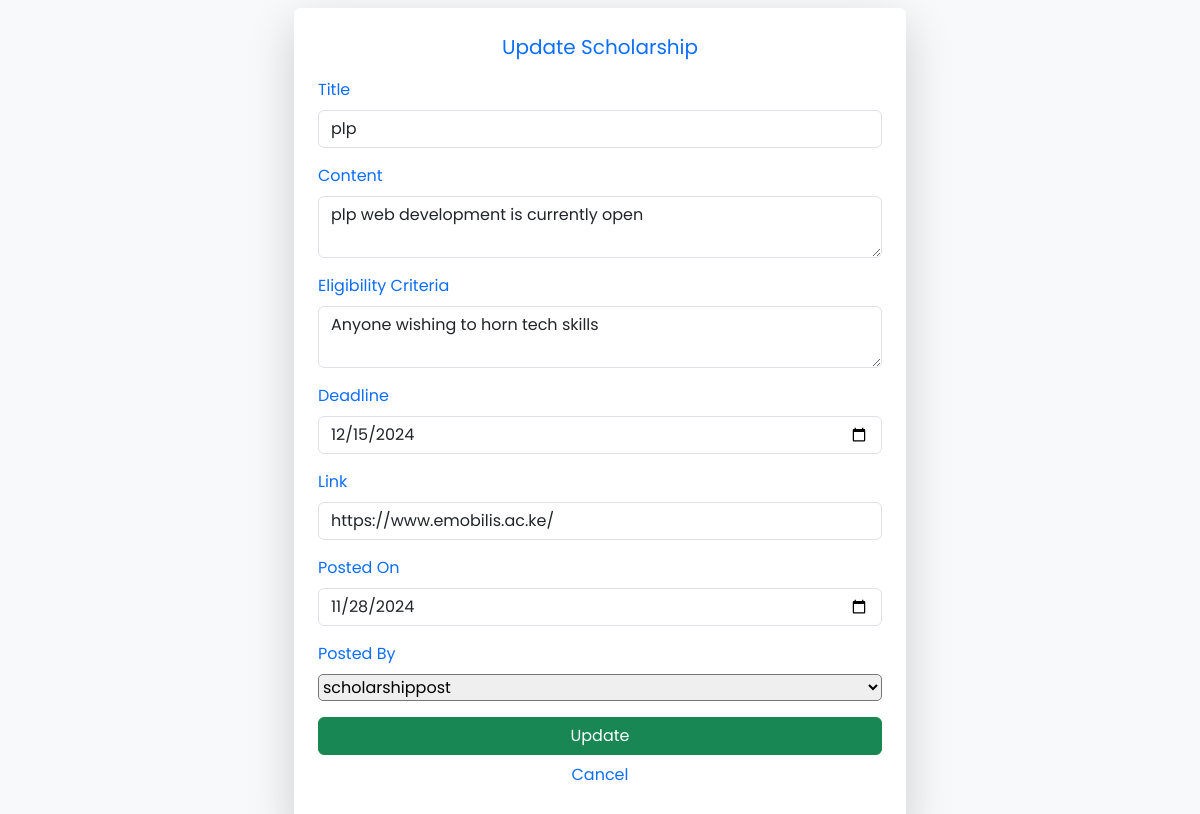
/scholarship_update/update/15/ (signed in), run on the app's committed database.
### scholarship_post/models.py (models this page shows, shortened)
class ScholarshipPost(models.Model):
    title = models.CharField(max_length=100)
    content = models.TextField()
    eligibility_criteria = models.TextField()
    dead_line = models.DateField(default=timezone.now)
    link = models.URLField(blank=True, max_length=255, null=True)
    created_at = models.DateField(default=timezone.now)
    created_by = models.ForeignKey(User, related_name="scholarships", on_delete=models.CASCADE)

### scholarship_post/views.py (the view)
# urls.py: path('scholarship_update/update/<int:pk>/', views.update_scholarship, name='update-scholarship'),
@login_required
def update_scholarship(request, pk):
    scholarship = get_object_or_404(ScholarshipPost, pk=pk)
    if scholarship.created_by != request.user:
        messages.error(request, "You are not authorized to update this post")
        return redirect('scholarship_post:scholarship-detail', pk=pk)
    if request.method == 'POST':
        u_form = ScholarshipPostModelForm(request.POST, instance=scholarship)
        if u_form.is_valid():
            u_form.save()
            messages.success(request, "Scholarship post updated successfully")
            return redirect('scholarship_post:scholarship-blog-list')
    else:
        u_form = ScholarshipPostModelForm(instance=scholarship)
    return render(request, 'scholarship_post/update_scholarship.html', {'u_form': u_form, 'scholarship': scholarship})

### scholarship_post/forms.py
class ScholarshipPostModelForm(forms.ModelForm):
    class Meta:
        model = ScholarshipPost
        fields = ['title', 'content', 'eligibility_criteria',
                'dead_line', 'link', 'created_at', 'created_by'
                ]
        widgets = {
            'title': forms.TextInput(attrs={'class': 'form-control'}),
            'content': forms.Textarea(attrs={'class': 'form-control', 'rows': '2'}),
            'eligibility_criteria': forms.Textarea(attrs={'class': 'form-control', 'rows': '2'}),
            'dead_line': forms.DateInput(attrs={'class': 'form-control', 'type': 'date'}),
            'link': forms.URLInput(attrs={'class': 'form-control'}),
            'created_at': forms.DateInput(attrs={'class': 'form-control', 'type': 'date'}),
        }

### scholarship_post/templates/scholarship_post/update_scholarship.html (shortened to what this page needs)
{% extends 'scholarship_post/index.html'%}
{% load static %}
{% block css%}
    <link rel="stylesheet" href="{% static 'scholarship_post/update.css' %}">
{% endblock css%}
{% block content %}
    <div class="row mt-2 update-scholarship">
        <div class="col-md-3">
        </div>
        <div class="col-md-6 col-lg-6 shadow-lg p-4 bg-white rounded">
            <p class="text-primary fs-5 text-center ">Update Scholarship</p>
            <form method="post">
                <div class="mb-3">
                    <label for="id_title" class="form-label text-primary">Title</label>
                    {{ u_form.title }}
                </div>
                <div class="mb-3">
                    <label for="id_content" class="form-label text-primary">Content</label>
                    {{ u_form.content }}
                </div>
                <div class="mb-3">
                    <label for="id_eligibility_criteria" class="form-label text-primary">Eligibility Criteria</label>
                    {{ u_form.eligibility_criteria }}
                </div>
                <div class="mb-3">
                    <label for="id_dead_line" class="form-label text-primary">Deadline</label>
                    {{ u_form.dead_line }}
                </div>
                <div class="mb-3">
                    <label for="id_link" class="form-label text-primary">Link</label>
                    {{ u_form.link }}
                </div>
                <div class="mb-3">
                    <label for="id_created_at" class="form-label text-primary">Posted On</label>
                    {{ u_form.created_at }}
                </div>
                <div class="mb-3">
                    <label for="id_created_by" class="form-label text-primary">Posted By</label>
                    {{ u_form.created_by }}
                </div>
                <button type="submit" class="btn btn-success w-100 mb-2">Update</button>
            </form>
            <div class="text-center">
                <p><a href="{% url 'scholarship_post:scholarship-blog-list' %}" class="text-decoration-none">Cancel</a></p>
            </div>
        </div>
        <div class="col-md-3">
        </div>
    </div>
{% endblock content %}

### scholarship_post/static/scholarship_post/update.css (style rules this page uses)
* { font-family: "poppins", Arial, Helvetica, sans-serif; }
body { overflow-x: hidden; background-color: #f8f9fa; }
#id_created_by { width: 100%; border-radius: 5px; }

### data on the page
ScholarshipPost: title "plp", content "plp web development is currently open", eligibility_criteria "Anyone wishing to horn tech skills", dead_line "12/15/2024", link "https://www.emobilis.ac.ke/", created_at "11/28/2024", created_by "scholarshippost"
